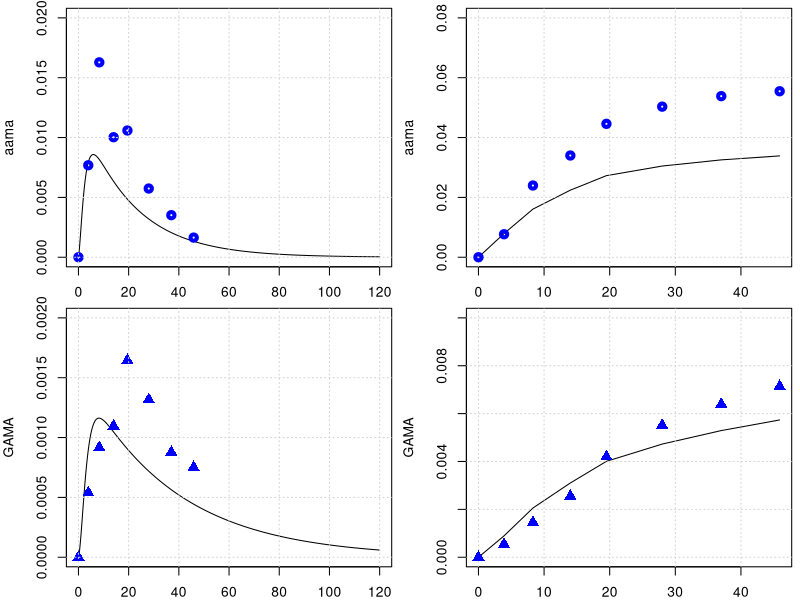

Write the R code that produced this figure.
library(deSolve)
library(minpack.lm)
graphics.off()

# body weight in kg
BW = 70 
# fractions of BW
##https://journals.sagepub.com/doi/pdf/10.1177/ANIB_32_3-4
F_B = 0.079 
F_B_AB = 0.35 #fraction: arterial blood of blood volume
F_B_VB = 0.65 #fraction: venous blood of blood volume
F_Li = 0.026
F_Ki = 0.0044
F_T = 1-(F_B+F_Li+F_Ki)
# organ volumes in L
V_AB <- BW*F_B*F_B_AB 
V_VB <- BW*F_B*F_B_VB 
V_T <- BW*F_T
V_Ki <- BW*F_Ki
V_Li <- BW*F_Li
# cardiac output in L/(kg*h)
##https://journals.sagepub.com/doi/pdf/10.1177/ANIB_32_3-4
QCC = 16        #12.5 # maybe 14 or 6.5 check?
Q_C = QCC*BW^0.75
#FQ_P = 2.5/100 Trine: We don't have a lung compartment in this model
FQ_Li = 0.255
FQ_Ki = 0.19 #total - there is also an aterial flow rate 
FQ_T = 1 -( FQ_Li + FQ_Ki) # +FQ_P) Trine: We don't have a lung compartment in this model
Q_Li <- Q_C*FQ_Li
Q_Ki <- Q_C*FQ_Ki
Q_T <- Q_C*FQ_T

MW_aa = 71   # mg/mmol
MW_ga = 87   # mg/mmol
MW_GSH = 307.32 # mg/mmol
k_0_GSH = 7   # from Sweeney paper.
MW_GSH = 307.32     # mg/mmol

# partition coefficient 
pAA_TB = .2        # Tissue::blood partition AA, Sweeney et al (2010) paper
pAA_KiB = 0.8      # Kidney::blood partition AA, Sweeney et al (2010) paper
pAA_LiB = 0.4      # liver::blood partition AA, Sweeney et al (2010) paper
# Maybe we said it earlier and these parameters are not sensitive to the model, but from which paper did you get the values of these partition coefs., 
# in the paper of Sweeney and of Li are different pAA_LiB = 0.4 and pAA_KiB = 0.8.

# reaction rate constants 
k_AAuptake = 1 #1/h

k_onAA_T = 0.028  #1/h     # we took it from Sweenney
k_onAA_B = 0.036  #1/h
k_onAA_Li = 0.71 #1/h
k_onAA_Ki = 0.13 #1/h

# from 0.23 to 0.35
k_cl_GSH = 0.035   # 1/h   #  Reed et al. 2008 'A mathematical model of glutathione metabolism'
# doi:10.1186/1742-4682-5-8

# k_onAA_GSH = 0.55 # L/(mmol h)
# check, we do not use it any more.
k_exc_AAMA = 0.049  ## ##MK Furh et al. report on Elimination half-life of AAMA as ~17.4 h, then k_exc_AAMA=0.0398 h-1#
# 'Toxicokinetics of acrylamide in humans after ingestion of a defined dose in a test meal to improve risk assessment for acrylamide carcinogenicity'
# DOI: 10.1158/1055-9965.EPI-05-0647
# 0.049 #1/h or 0.13 # this will change the shape

# Maximum velocity for enzymatic reaction 
V_max_p450 = 9 /MW_aa*BW^0.7  # mg/h  from Sweenney paper, checked!
# maximum rate of GA and AA conjugation with GSH (mg/(h BW^0.7))
Vmax_AA_GSH <- 24*BW^0.7 # from the Sweeny  fitted   mg/h

# +++++++++++++++++++++++++++++++++++++++++++++++++++++++++++++++++
# PARAMETERS FOR GA
# +++++++++++++++++++++++++++++++++++++++++++++++++++++++++++++++++
# partition coefficient
pGA_TB = 1.35 # Have been calculated from the Doerge et al 2005 paper on TK in mice
pGA_LiB = 0.63 # Have been calculated from the Doerge et al 2005 paper on TK in mice
pGA_KiB = .3

#k_onGA_GSH = 0.8 #L/(mmol h)
k_onGA_T = 0.69        #1/h
k_onGA_B = 0.108       #1/h
k_onGA_Ki = k_onAA_T/2 #1/h
k_onGA_Li = 0.115      #1/h

k_exc_GAMA = 0.027   ##MK Furh et al. report on Elimination half-life of GAMA: ~25.1 hours, then k_exc_GAMA = 0.0276 h-1##  
# 0.077 #1/h  # or 0.027 # from sweeney # 
k_exc_GAOH = 0.077     # 1/h  # from sweeney
# (removed as no longer used) k_exc_GA <- .4         # 1/h Q_Ki*0.025

# Maximum velocity for enzymatic reaction 
V_max_EH = 20 *BW^0.7  
KM_p450 = 10.0
KM_EH = 100.0
# maximum rate of GA and AA conjugation with GSH (mg/(h BW^0.7))
Vmax_GA_GSH <- 20*BW^0.7 # from the Sweeny ( Vmax_GC2 )  fitted   mg/h

KMG1 = 50  #!Km with respect to AA for GSH conjugation mg/L (from Sweeny code) 
# Trine: This should be mg. Delete the term MW_aa
# Sweeney has this parameter for rats ans 100 mg/L why did you use this number and why divived by MW??

KMGG = .1/MW_GSH        # !KM with respect to GSH for AA or GA conjugation with GSH mmol/L. Trine: should be mg/L
####and that this is 307 mg/L #This comment is wrong ignore
KMG2 = 100  #!Km with respect to GA for GSH conjugation mM. Trine: This should be mg. Delete the term MW_aa
# The same comment as for KMG1

# from the code, not from paper
KPT_Li = 0.015    # !'protein turnover rate in liver'# this is confimred in the exp. values of Sweeney
KPT_Ki = 0.013    # !'protein turnover rate in kidney'# 1/h this is 0.012 in Sweeney, I guess its not much of difference
KPTR   = 1        # !'protein turnover rate in rpt'# this is 0.012 in Li et.al
KPTS   = 0.0039   # !'protein turnover rate in spt'# and this they have it 0.0051 Sweeney and Li 0.0012 refering to Sweeney
KPTRB  = 0.00035  # (correct by Maria)    # !'protein turnover rate in rbc'# how did we get that?
KPTPL  = 0.012    # !'protein turnover rate in plasma'# Sweeney has 0.012 for this value
# +++++++++++++++++++++++++++++++++++++++++++++++++++++++++++++++++
# create list of parameter
# +++++++++++++++++++++++++++++++++++++++++++++++++++++++++++++++++
params <- unlist(c(data.frame(pAA_TB, pAA_LiB, pAA_KiB,
                              pGA_TB, pGA_LiB, pGA_KiB,
                              k_onAA_T, k_onAA_B, k_onAA_Li,  k_onAA_Ki,
                              k_onGA_T, k_onGA_B, k_onGA_Li, k_onGA_Ki, 
                              k_exc_AAMA, k_exc_GAMA,
                              k_cl_GSH, V_max_p450, KM_p450, V_max_EH, KM_EH,
                              k_AAuptake)
))
yini <- c(m_AA_AB = 0.0, m_GA_AB = 0.0,      a_pb_AA_B = 0 ,
          m_AA_VB = 0.0, m_GA_VB = 0.0,
          m_AA_Ki = 0.0, m_GA_Ki = 0.0, m_AA_dose = 0 ,
          m_AA_Li = 0.0, m_AAMA = 0.0, 
          m_GA_Li = 0.0, a_pb_GA_Li = 0.0,
          m_GAMA  = 0.0,       
          m_GSH_Li = k_0_GSH * V_Li * MW_GSH, 
          m_AA_T = 0.0, m_GA_T = 0.0,
          m_GAOH = 0.0, 
          m_AA_out = 0.0, m_AA_in = 0.0, m_AA_accum = 0.0, m_AA_free = 0.0, 
          m_GA_out = 0.0, m_GA_in = 0.0, m_GA_accum = 0.0, m_GA_free = 0.0, 
          a_pb_AA_Ki = 0,  a_pb_AA_Li = 0,
          a_pb_GA_Ki = 0, a_pb_AA_T = 0, a_pb_GA_B = 0, a_pb_GA_T = 0
)
# ++++++++++++++++++++++++++++++++++++++++++++++++++++++++++++++++++
# PBPK model for Acrylamide (AA) with GA and mass-balance diagnostics
# ++++++++++++++++++++++++++++++++++++++++++++++++++++++++++++++++++
PBPKmodelAA <- function(t, state, parameter) {
  with(as.list(c(t, state, parameter)), {
    
    #----#---#  Model for AA  #---#---#
    # concentrations blood in the organs in mg/L
    c_AA_AB <- m_AA_AB / V_AB
    c_AA_VB <- m_AA_VB / V_VB
    c_AA_T  <- m_AA_T  / V_T
    c_AA_Li <- m_AA_Li / V_Li   
    c_AA_Ki <- m_AA_Ki / V_Ki
    
    c_GSH_Li <- m_GSH_Li / V_Li
    
    # units checked -> mg/h
    dm_AA_dose <- - k_AAuptake * m_AA_dose
    
    # Blood
    # units checked -> mg/h
    dm_AA_AB <- Q_C * (c_AA_VB - c_AA_AB) - k_onAA_B * m_AA_AB
    dm_AA_VB <- Q_T * (c_AA_T / pAA_TB) + Q_Li * (c_AA_Li / pAA_LiB) + Q_Ki * (c_AA_Ki / pAA_KiB) -
      Q_C * c_AA_VB - k_onAA_B * m_AA_VB
    
    # overall turnover / bound pool in blood (diagnostic of binding turnover)
    da_pb_AA_B <- k_onAA_B * c_AA_AB - a_pb_AA_B * KPTRB + Q_C * (c_AA_VB - c_AA_AB)
    
    # Kidney
    dm_AA_Ki <- Q_Ki * c_AA_AB - Q_Ki * (c_AA_Ki / pAA_KiB) - k_onAA_Ki * m_AA_Ki
    # protein turnover AA in Kidney
    da_pb_AA_Ki <- k_onAA_Ki * m_AA_Ki - a_pb_AA_Ki * KPT_Ki
    
    # liver metabolism (AA -> GA via P450 and AA -> AAMA via GSH conjugation)
    metAA_GSH  <- Vmax_AA_GSH * c_AA_Li * c_GSH_Li / ((KMG1 + c_AA_Li) * (KMGG + c_GSH_Li))
    metAA_P450 <- V_max_p450 * MW_aa * c_AA_Li / (KM_p450 + c_AA_Li)
    
    # Liver mass balance for AA
    dm_AA_Li <- Q_Li * (c_AA_AB - c_AA_Li / pAA_LiB) + k_AAuptake * m_AA_dose -
      k_onAA_Li * m_AA_Li - metAA_P450 - metAA_GSH
    # protein turnover AA in Liver
    da_pb_AA_Li <- k_onAA_Li * m_AA_Li - a_pb_AA_Li * KPT_Li
    
    # Tissue
    dm_AA_T <- Q_T * (c_AA_AB - c_AA_T / pAA_TB) - k_onAA_T * m_AA_T
    # protein turnover AA in Tissue
    da_pb_AA_T <- k_onAA_T * m_AA_T - a_pb_AA_T * KPTS
    
    # Urine / metabolite AAMA (from AA via GSH conjugation)
    dm_AAMA <- metAA_GSH - m_AAMA * k_exc_AAMA
    
    # Some useful diagnostic lumped rates for AA
    dm_AA_out   <- metAA_P450 + metAA_GSH + k_onAA_Li * m_AA_Li        # AA lost from AA pool (met+binding)
    dm_AA_in    <- k_AAuptake * m_AA_dose                              # uptake from dose reservoir
    dm_AA_accum <- k_onAA_B * m_AA_AB + k_onAA_B * m_AA_VB +  k_onAA_Li * m_AA_Li+
      k_onAA_T * m_AA_T + k_onAA_Ki * m_AA_Ki           # binding accumulation rates
    dm_AA_free  <- dm_AA_AB + dm_AA_VB + dm_AA_T + dm_AA_Li + dm_AA_Ki
    
    ########################################################################################
    #-GA-#-GA-#  Model for GA  #-GA-#-GA-#    
    # concentrations blood in the organs in mg/L
    c_GA_AB <- m_GA_AB / V_AB
    c_GA_VB <- m_GA_VB / V_VB
    c_GA_T  <- m_GA_T  / V_T
    c_GA_Li <- m_GA_Li / V_Li
    c_GA_Ki <- m_GA_Ki / V_Ki
    
    # Blood
    dm_GA_AB <- Q_C * (c_GA_VB - c_GA_AB) - k_onGA_B * m_GA_AB
    dm_GA_VB <- Q_T * (c_GA_T / pGA_TB) + Q_Li * (c_GA_Li / pGA_LiB) + Q_Ki * (c_GA_Ki / pGA_KiB) -
      Q_C * c_GA_VB - k_onGA_B * m_GA_VB
    
    da_pb_GA_B <- k_onGA_B * c_GA_AB - a_pb_GA_B * KPTRB + Q_C * (c_GA_VB - c_GA_AB)
    
    # Kidney
    dm_GA_Ki <- Q_Ki * c_GA_AB - Q_Ki * (c_GA_Ki / pGA_KiB) - k_onGA_Ki * m_GA_Ki
    da_pb_GA_Ki <- k_onGA_Ki * m_GA_Ki - a_pb_GA_Ki * KPT_Ki
    
    # Liver metabolism for GA (and formation from AA via p450)
    metGA_GSH <- Vmax_GA_GSH * c_GSH_Li * c_GA_Li / ((c_GA_Li + KMG2) * (c_GSH_Li + KMGG))
    metGA_EH  <- V_max_EH  * c_GA_Li / (KM_EH + c_GA_Li)
    
    dm_GA_Li <- Q_Li * (c_GA_AB - c_GA_Li / pGA_LiB) - k_onGA_Li * m_GA_Li +
      metAA_P450 - metGA_GSH - metGA_EH
    # protein turnover GA in Liver
    da_pb_GA_Li <- k_onGA_Li * m_GA_Li - a_pb_GA_Li * KPT_Li
    
    # GA metabolites (excretable)
    dm_GAMA  <- metGA_GSH - m_GAMA * k_exc_GAMA
    dm_GAOH  <- metGA_EH  - m_GAOH * k_exc_GAOH
    
    # Tissue
    dm_GA_T <- Q_T * (c_GA_AB - c_GA_T / pGA_TB) - k_onGA_T * m_GA_T
    da_pb_GA_T <- k_onGA_T * m_GA_T - a_pb_GA_T * KPTS
    
    # GSH pool in liver (consumed by both AA and GA conjugation)
    dm_GSH_Li <- k_0_GSH * V_Li * MW_GSH - k_cl_GSH * m_GSH_Li - metAA_GSH - metGA_GSH
    
    # Useful GA diagnostics
    dm_GA_out   <- metGA_GSH + metGA_EH
    dm_GA_in    <- metAA_P450
    dm_GA_accum <- k_onGA_B * m_GA_AB + k_onGA_B * m_GA_VB +
      k_onGA_T * m_GA_T + k_onGA_Li * m_GA_Li + k_onGA_Ki * m_GA_Ki
    dm_GA_free  <- dm_GA_AB + dm_GA_VB + dm_GA_T + dm_GA_Li + dm_GA_Ki
    
    
    
    
    
    
    # -------------------------------------------------------------------------
    # Mass-balance diagnostics (do not change dynamics; returned as named outputs)
    # Total mass pools (AA, GA, and combined AA+GA + metabolites)
    total_AA_mass <- m_AA_dose + m_AA_AB + m_AA_VB + m_AA_T + m_AA_Li + m_AA_Ki + m_AAMA
    total_GA_mass <- m_GA_AB + m_GA_VB + m_GA_T + m_GA_Li + m_GA_Ki + m_GAMA + m_GAOH
    
    # Rate of change of total AA (sum of AA derivatives)
    dm_total_AA <- dm_AA_dose + dm_AA_AB + dm_AA_VB + dm_AA_T + dm_AA_Li + dm_AA_Ki + dm_AAMA
    # Rate of change of total GA (sum of GA derivatives)
    dm_total_GA <- dm_GA_AB + dm_GA_VB + dm_GA_T + dm_GA_Li + dm_GA_Ki + dm_GAMA + dm_GAOH
    
    # Combined pool derivative (AA + GA + excretable metabolites)
    combined_deriv <- dm_total_AA + dm_total_GA
    
    # Total excretion (rate at which mass leaves the modeled system)
    total_excretion_rate <- m_AAMA * k_exc_AAMA + m_GAMA * k_exc_GAMA + m_GAOH * k_exc_GAOH
    
    # For perfect mass conservation: combined_deriv + total_excretion_rate should be ~ 0
    # (because conversions AA->GA are internal transfers; only excretion removes mass)
    mass_balance_residual <- combined_deriv + total_excretion_rate
    
    # Flow/volume diagnostics
    flow_residual <- Q_C - (Q_T + Q_Li + Q_Ki)   # if non-zero, flows don't sum to cardiac output
    volume_sum    <- V_AB + V_VB + V_T + V_Li + V_Ki  # check if sum matches expected total blood/tissue volume
    
    # -------------------------------------------------------------------------
    # Return: first element must be vector of derivatives (in the same order as `state`)
    derivs <- c(
      dm_AA_AB,    dm_GA_AB,   da_pb_AA_B,
      dm_AA_VB,    dm_GA_VB,
      dm_AA_Ki,    dm_GA_Ki,   dm_AA_dose,
      dm_AA_Li,    dm_AAMA,
      dm_GA_Li,    da_pb_GA_Li, dm_GAMA,
      dm_GSH_Li,   dm_AA_T,     dm_GA_T,
      dm_GAOH,
      dm_AA_out,   dm_AA_in,   dm_AA_accum, dm_AA_free,
      dm_GA_out,   dm_GA_in,   dm_GA_accum, dm_GA_free,
      da_pb_AA_Ki, da_pb_AA_Li,
      da_pb_GA_Ki, da_pb_AA_T, da_pb_GA_B,  da_pb_GA_T
    )
    
    # Named diagnostics returned as additional items (deSolve will include them in output)
    return(list(
      derivs,
      total_AA_mass = total_AA_mass,
      total_GA_mass = total_GA_mass,
      combined_total_mass = total_AA_mass + total_GA_mass,
      dm_total_AA = dm_total_AA,
      dm_total_GA = dm_total_GA,
      combined_deriv = combined_deriv,
      total_excretion_rate = total_excretion_rate,
      mass_balance_residual = mass_balance_residual,
      flow_residual = flow_residual,
      volume_sum = volume_sum
    ))
  })
}
PBPKmodelAA <- compiler::cmpfun(PBPKmodelAA)

# ++++++++++++++++++++++++++++++++++++++++++++++++++++++++++++++++++
# manual readout from Kopp and Dekant 2009
# ++++++++++++++++++++++++++++++++++++++++++++++++++++++++++++++++++
times <- seq(from = 0, to = 120, by = 0.1)
diet <- data.frame(var = "m_AA_dose", method = "add",
                   time = c(0),  value = 0.5 *BW /1000 )  # dose of 0.05 microg/kg bw
out <- ode(y = yini, times = times, func = PBPKmodelAA, parms = params, events = list(data = diet))
yobs_urine <- data.frame(
  time = c(0.0, 3.9, 8.3, 14, 19.5, 28, 37, 45.9),
  AAMA = c(0.0/1000000, 32.8/1000000, 69.5/1000000, 42.8/1000000, 45.2/1000000, 24.5/1000000, 15/1000000, 7/1000000)*234.28, #https://pubchem.ncbi.nlm.nih.gov/compound/N-Acetyl-S-_2-carbamoylethyl_-L-cysteine
  GAMA = c(0.0, 2.15*1e-6, 3.66*1e-6, 4.38*1e-6, 6.57*1e-6, 5.26*1e-6, 3.50*1e-6, 3.0*1e-6)*250.27
)

# plot for AAMA in urinary
par(mfrow=c(2,2),mar=c(2,4,.5,.5))
plot(out[,'time'], out[,'m_AAMA']   ,type = 'l',xlab = 'time', ylab = 'aama', ylim = c(0,.02) )
points(yobs_urine$time, yobs_urine$AAMA , col="blue", lwd = 4) ; grid()
time_points_measure_unrine = c(1, 40, 84, 141, 196, 280 , 371, 460)
tamtam = out[,'m_AAMA'][time_points_measure_unrine ]
plot(yobs_urine$time, cumsum( tamtam ),type = 'l', ylab = 'aama', ylim = c(0,.08), xlab = 'time' ); grid()
points(yobs_urine$time, cumsum(yobs_urine$AAMA) , col="blue", lwd = 4)

# plot for GAMA 
plot(out[,'time'], out[,'m_GAMA']  ,type = 'l',xlab = '', ylab = 'GAMA', ylim = c(0,.002) )
points(yobs_urine$time, yobs_urine$GAMA , col="blue", cex = 1.5, pch = 17); grid()
time_points_measure_unrine = c(1, 40, 84, 141, 196, 280 , 371, 460)
tamtam = out[,'m_GAMA'][time_points_measure_unrine ]
plot(yobs_urine$time, cumsum( tamtam ),type = 'l',xlab = '', ylab = 'GAMA', ylim = c(0,.01) ); grid()
points(yobs_urine$time, cumsum(yobs_urine$GAMA) , col="blue",cex = 1.5, pch = 17)
